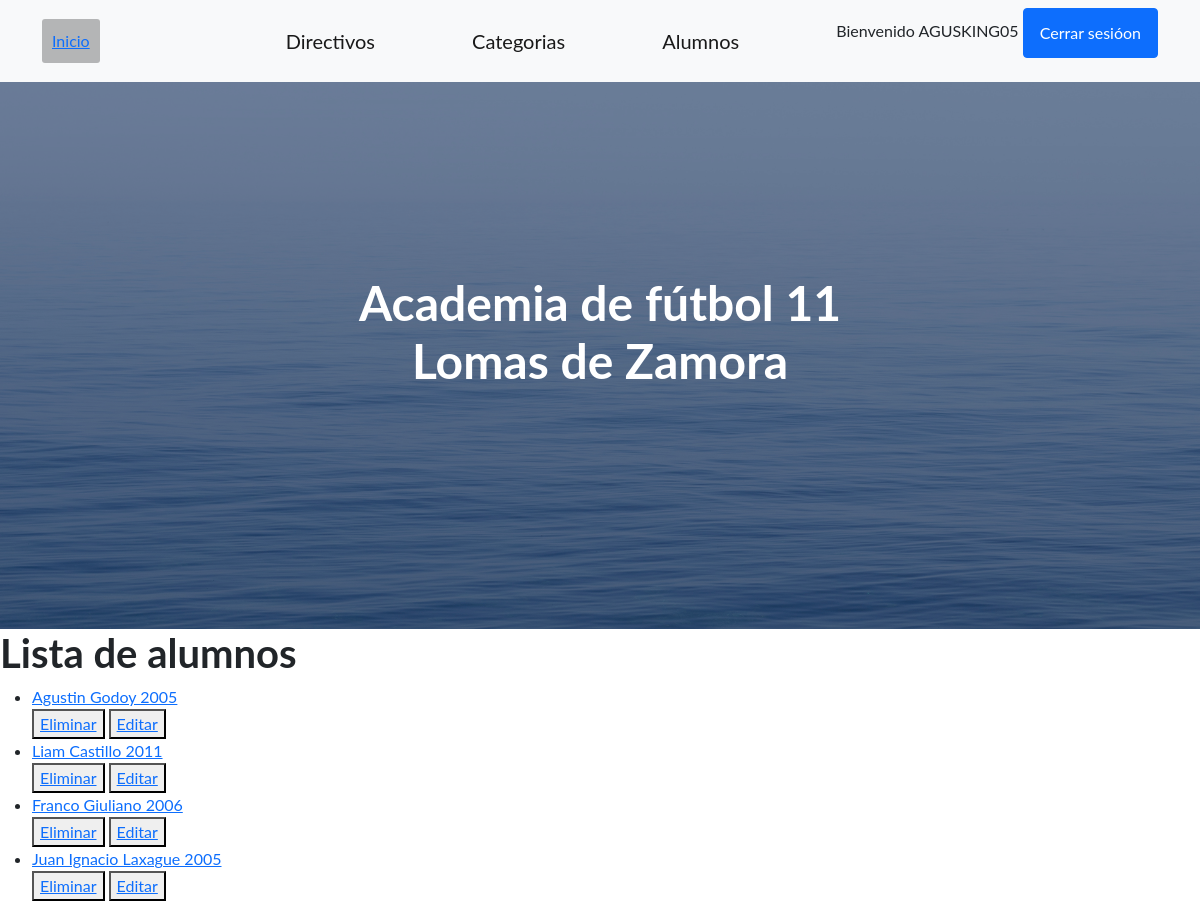
/academiadefutbol/listaAlumnos/ (signed in), run on an earlier commit of the app's database.
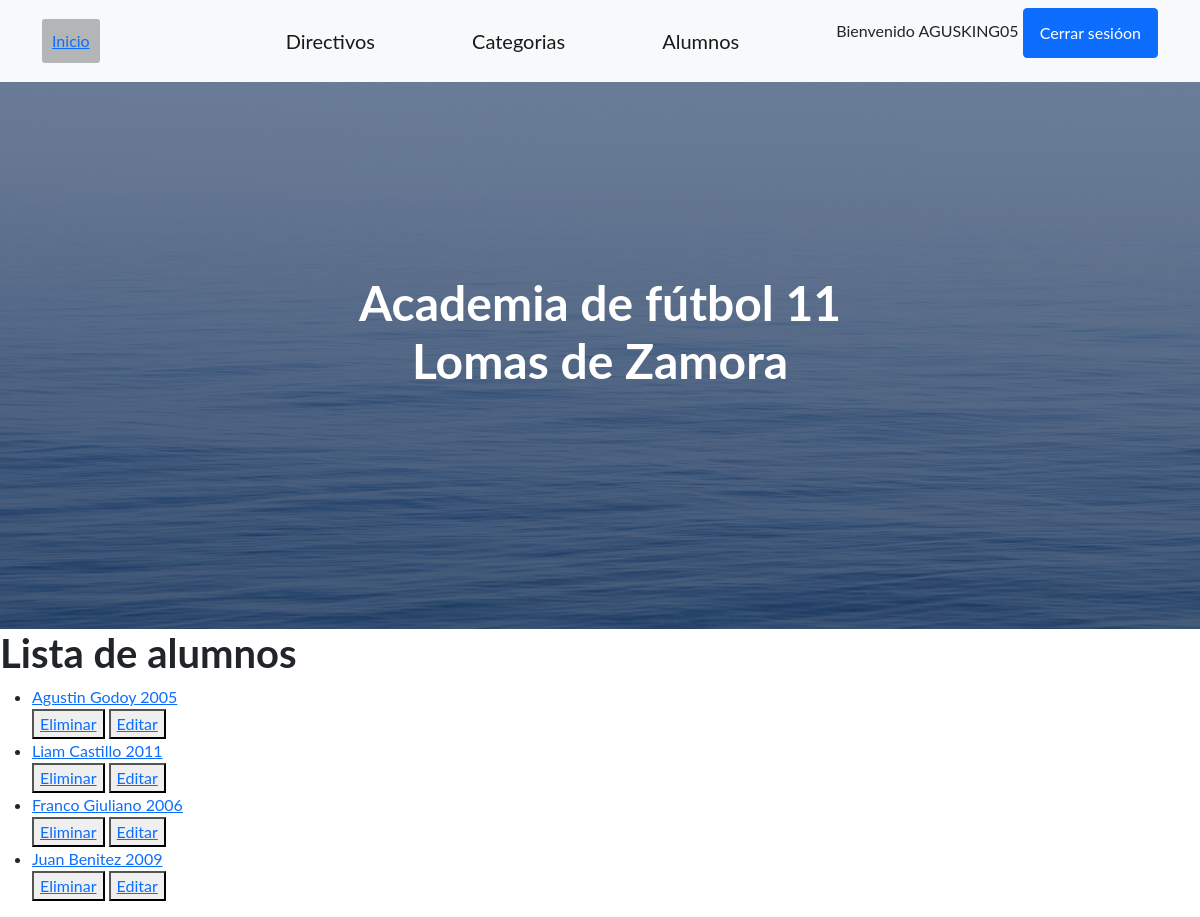
And on a later commit of the database.
### home/models.py (models this page shows)
class Alumno(models.Model):
    nombre= models.CharField(max_length= 24)
    apellido= models.CharField(max_length= 24)
    categoria= models.IntegerField()
    def __str__(self):
        return f"{self.nombre}  {self.apellido}  {self.categoria}"

### home/views.py (the view)
# urls.py: path('listaAlumnos/', AlumnoList.as_view(), name="ListaAlumnos"),
class AlumnoList(LoginRequiredMixin, ListView):
   model= Alumno
   template_name= "alumno_list.html"
   context_object_name= "alumnos"

### home/templates/alumno_list.html (shortened to what this page needs)
{% extends 'profes.html' %}
{% load static %}
{% block contenidoQueCambia %}
    <h1>Lista de alumnos</h1>
    <ul>
        {% for alumno in alumnos %}
            <li>
                <a href="{% url 'DetalleAlumno' alumno.id %}">
                    {{alumno}}
                </a>
            </li>
            <div>
                <button>
                    <a href="{% url 'EliminarAlumno' alumno.id %}">Eliminar</a>
                </button>
                <button>
                    <a href="{% url 'ActualizarAlumno' alumno.id %}">Editar</a>
                </button>
        {% endfor %}
{% endblock contenidoQueCambia %}

What changed in the data, as far as the page shows it:
removed Alumno: nombre+apellido+categoria "Juan Ignacio Laxague 2005"
added Alumno: nombre+apellido+categoria "Juan Benitez 2009"
